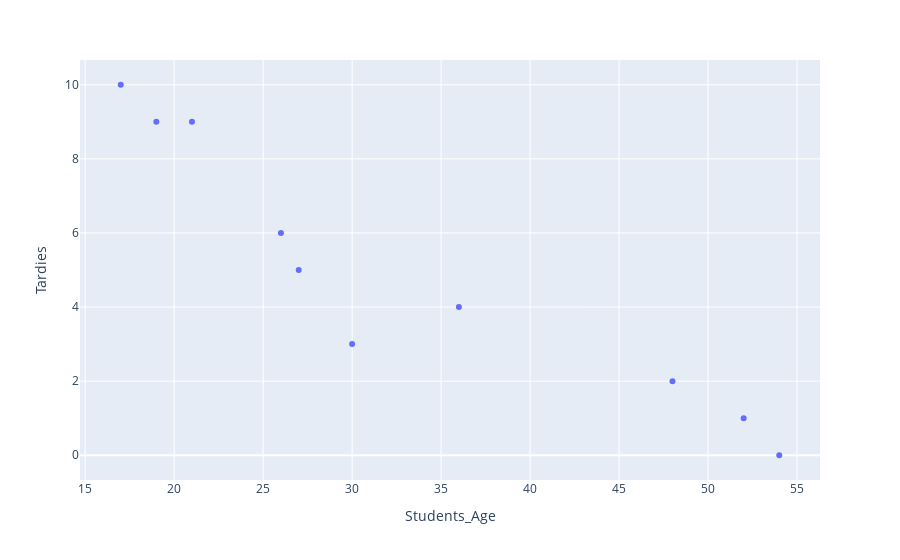

The notebook cell saved with this chart:
### Markdown cell above
Draw a dispersion diagram (scatter plot) for the data.

### Code cell
# Your code here."
px.scatter(student_data, x="Students_Age", y="Tardies")

### Figure 1 — Plotly figure (JSON) as saved in the notebook; plotly's stock layout.template omitted (floating-point values rounded to 4 significant figures)
{"data": [{"hovertemplate": "Students_Age=%{x}<br>Tardies=%{y}<extra></extra>", "legendgroup": "", "marker": {"color": "#636efa", "symbol": "circle"}, "mode": "markers", "name": "", "orientation": "v", "showlegend": false, "type": "scatter", "x": [17, 52, 27, 21, 36, 48, 19, 26, 54, 30], "xaxis": "x", "y": [10, 1, 5, 9, 4, 2, 9, 6, 0, 3], "yaxis": "y"}], "layout": {"legend": {"tracegroupgap": 0}, "margin": {"t": 60}, "xaxis": {"anchor": "y", "domain": [0, 1], "title": {"text": "Students_Age"}}, "yaxis": {"anchor": "x", "domain": [0, 1], "title": {"text": "Tardies"}}}}
